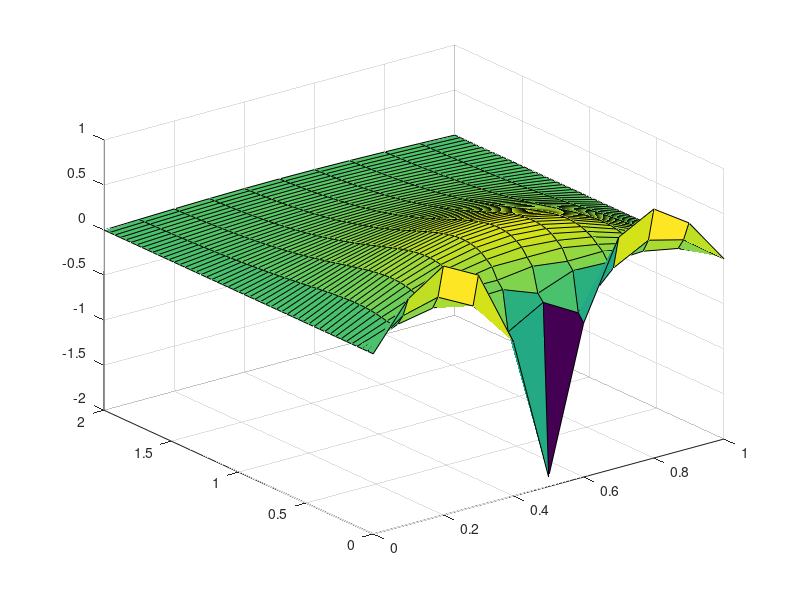

MATLAB code to generate this figure:
clear 
L=1;
dx=0.1;
imax=L/dx+1;
X=linspace(0,L,imax);
X2=linspace(0,L,imax);
% inital value
f0 = (20*X2);
f1 = (20 *(1-X));
disp(f0);
dt=0.05;
nstep=50;
D=0.25;
alpha=D*dt/(dx)^2;

e  = ones(imax,1);
B  = [-alpha*e 2*(1+alpha)*e -alpha*e];
Lx = spdiags(B,[-1 0 1],imax,imax);
B  = [alpha*e 2*(1-alpha)*e alpha*e];
Rx = spdiags(B,[-1 0 1],imax,imax);

u=zeros(length(X),nstep+1);
disp(f1);
u(:,1) = f1;        %20(1-x)
disp("ufirst");
disp(u)
u(1:6,1)= f0(1:6);  %for the first half its 20*x, so refill first half
%disp(u);
disp("usecond");

disp(u);
u(1,:)=0;
u(end,:)=0;
imax=length(X)-2;   % remove boundary point
e  = ones(imax,1);
A  = [-alpha*e 2*(1+alpha)*e -alpha*e];
Lx = spdiags(A,[-1 0 1],imax,imax);
B  = [alpha*e 2*(1-alpha)*e alpha*e];
Rx = spdiags(B,[-1 0 1],imax,imax);
disp(u);
%% CN method:
for n=2:nstep+1
    temp=zeros(imax,1);
    temp(1)=alpha*2*u(1,n);
    temp(end)=alpha*2*u(end,n);    
    u(2:end-1,n)=Lx\(Rx*u(2:end-1,n-1)+temp);
end
% display graph
t=(0:0.04:2);
[Xg,tg] = meshgrid(X,t);
E = -0.25*power(pi,2)*tg;
F = (80/power(pi,2))*sin(pi/2)*(exp(E)).*(sin(pi*Xg));
figure;
surf(Xg,tg,F-u.');
